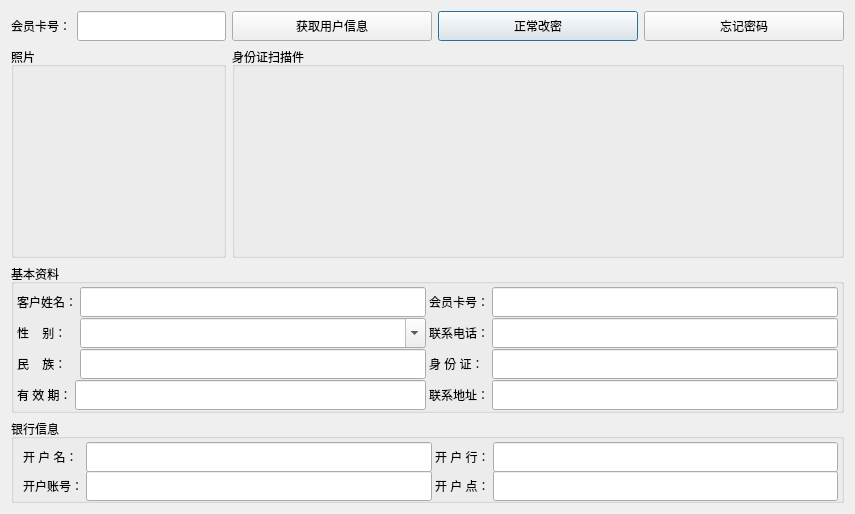
<?xml version="1.0" encoding="UTF-8"?>
<ui version="4.0">
 <class>Dialog</class>
 <widget class="QDialog" name="Dialog">
  <property name="geometry">
   <rect>
    <x>0</x>
    <y>0</y>
    <width>847</width>
    <height>514</height>
   </rect>
  </property>
  <property name="minimumSize">
   <size>
    <width>0</width>
    <height>0</height>
   </size>
  </property>
  <property name="maximumSize">
   <size>
    <width>16777215</width>
    <height>16777215</height>
   </size>
  </property>
  <property name="windowTitle">
   <string>金荣卡密码修改</string>
  </property>
  <layout class="QGridLayout" name="gridLayout">
   <item row="1" column="0" colspan="2">
    <widget class="QGroupBox" name="groupBox_3">
     <property name="title">
      <string>照片</string>
     </property>
     <layout class="QGridLayout" name="gridLayout_4">
      <item row="0" column="0">
       <widget class="QWidget" name="widget" native="true">
        <property name="minimumSize">
         <size>
          <width>191</width>
          <height>170</height>
         </size>
        </property>
       </widget>
      </item>
     </layout>
    </widget>
   </item>
   <item row="0" column="3">
    <widget class="QPushButton" name="pushButton">
     <property name="minimumSize">
      <size>
       <width>200</width>
       <height>30</height>
      </size>
     </property>
     <property name="text">
      <string>正常改密</string>
     </property>
    </widget>
   </item>
   <item row="0" column="4">
    <widget class="QPushButton" name="pushButton_2">
     <property name="minimumSize">
      <size>
       <width>200</width>
       <height>30</height>
      </size>
     </property>
     <property name="text">
      <string>忘记密码</string>
     </property>
    </widget>
   </item>
   <item row="0" column="2">
    <widget class="QPushButton" name="pushButton_3">
     <property name="minimumSize">
      <size>
       <width>200</width>
       <height>30</height>
      </size>
     </property>
     <property name="text">
      <string>获取用户信息</string>
     </property>
    </widget>
   </item>
   <item row="2" column="0" colspan="5">
    <widget class="QGroupBox" name="groupBox">
     <property name="minimumSize">
      <size>
       <width>0</width>
       <height>30</height>
      </size>
     </property>
     <property name="title">
      <string>基本资料</string>
     </property>
     <layout class="QGridLayout" name="gridLayout_3">
      <property name="margin">
       <number>3</number>
      </property>
      <property name="spacing">
       <number>3</number>
      </property>
      <item row="0" column="0" colspan="2">
       <widget class="QLabel" name="label_2">
        <property name="minimumSize">
         <size>
          <width>0</width>
          <height>30</height>
         </size>
        </property>
        <property name="text">
         <string>客户姓名：</string>
        </property>
       </widget>
      </item>
      <item row="0" column="2">
       <widget class="QLineEdit" name="membername">
        <property name="enabled">
         <bool>true</bool>
        </property>
        <property name="minimumSize">
         <size>
          <width>0</width>
          <height>30</height>
         </size>
        </property>
        <property name="readOnly">
         <bool>true</bool>
        </property>
       </widget>
      </item>
      <item row="0" column="3">
       <widget class="QLabel" name="label_14">
        <property name="minimumSize">
         <size>
          <width>0</width>
          <height>30</height>
         </size>
        </property>
        <property name="text">
         <string>会员卡号：</string>
        </property>
       </widget>
      </item>
      <item row="0" column="4">
       <widget class="QLineEdit" name="cardid">
        <property name="enabled">
         <bool>true</bool>
        </property>
        <property name="minimumSize">
         <size>
          <width>0</width>
          <height>30</height>
         </size>
        </property>
        <property name="readOnly">
         <bool>true</bool>
        </property>
       </widget>
      </item>
      <item row="1" column="0">
       <widget class="QLabel" name="label_3">
        <property name="minimumSize">
         <size>
          <width>0</width>
          <height>30</height>
         </size>
        </property>
        <property name="text">
         <string>性    别：</string>
        </property>
       </widget>
      </item>
      <item row="1" column="2">
       <widget class="QComboBox" name="sex">
        <property name="enabled">
         <bool>true</bool>
        </property>
        <property name="minimumSize">
         <size>
          <width>0</width>
          <height>30</height>
         </size>
        </property>
        <property name="editable">
         <bool>true</bool>
        </property>
        <property name="currentIndex">
         <number>2</number>
        </property>
        <property name="duplicatesEnabled">
         <bool>false</bool>
        </property>
        <item>
         <property name="text">
          <string>女</string>
         </property>
        </item>
        <item>
         <property name="text">
          <string>男</string>
         </property>
        </item>
        <item>
         <property name="text">
          <string/>
         </property>
        </item>
       </widget>
      </item>
      <item row="1" column="3">
       <widget class="QLabel" name="label_5">
        <property name="minimumSize">
         <size>
          <width>0</width>
          <height>30</height>
         </size>
        </property>
        <property name="text">
         <string>联系电话：</string>
        </property>
       </widget>
      </item>
      <item row="1" column="4">
       <widget class="QLineEdit" name="tel">
        <property name="enabled">
         <bool>true</bool>
        </property>
        <property name="minimumSize">
         <size>
          <width>0</width>
          <height>30</height>
         </size>
        </property>
        <property name="readOnly">
         <bool>true</bool>
        </property>
       </widget>
      </item>
      <item row="2" column="0">
       <widget class="QLabel" name="label_6">
        <property name="minimumSize">
         <size>
          <width>0</width>
          <height>30</height>
         </size>
        </property>
        <property name="text">
         <string>民    族：</string>
        </property>
       </widget>
      </item>
      <item row="2" column="2">
       <widget class="QLineEdit" name="nation">
        <property name="enabled">
         <bool>true</bool>
        </property>
        <property name="minimumSize">
         <size>
          <width>0</width>
          <height>30</height>
         </size>
        </property>
        <property name="readOnly">
         <bool>true</bool>
        </property>
       </widget>
      </item>
      <item row="2" column="3">
       <widget class="QLabel" name="label_7">
        <property name="minimumSize">
         <size>
          <width>0</width>
          <height>30</height>
         </size>
        </property>
        <property name="text">
         <string>身 份 证：</string>
        </property>
       </widget>
      </item>
      <item row="2" column="4">
       <widget class="QLineEdit" name="idcard">
        <property name="enabled">
         <bool>true</bool>
        </property>
        <property name="minimumSize">
         <size>
          <width>0</width>
          <height>30</height>
         </size>
        </property>
        <property name="readOnly">
         <bool>true</bool>
        </property>
       </widget>
      </item>
      <item row="3" column="0">
       <widget class="QLabel" name="label_9">
        <property name="minimumSize">
         <size>
          <width>0</width>
          <height>30</height>
         </size>
        </property>
        <property name="text">
         <string>有 效 期：</string>
        </property>
       </widget>
      </item>
      <item row="3" column="1" colspan="2">
       <widget class="QLineEdit" name="carddate">
        <property name="enabled">
         <bool>true</bool>
        </property>
        <property name="minimumSize">
         <size>
          <width>0</width>
          <height>30</height>
         </size>
        </property>
        <property name="readOnly">
         <bool>true</bool>
        </property>
       </widget>
      </item>
      <item row="3" column="3">
       <widget class="QLabel" name="label_8">
        <property name="minimumSize">
         <size>
          <width>0</width>
          <height>30</height>
         </size>
        </property>
        <property name="text">
         <string>联系地址：</string>
        </property>
       </widget>
      </item>
      <item row="3" column="4">
       <widget class="QLineEdit" name="adder">
        <property name="enabled">
         <bool>true</bool>
        </property>
        <property name="minimumSize">
         <size>
          <width>0</width>
          <height>30</height>
         </size>
        </property>
        <property name="readOnly">
         <bool>true</bool>
        </property>
       </widget>
      </item>
     </layout>
    </widget>
   </item>
   <item row="3" column="0" colspan="5">
    <widget class="QGroupBox" name="groupBox_2">
     <property name="minimumSize">
      <size>
       <width>0</width>
       <height>30</height>
      </size>
     </property>
     <property name="title">
      <string>银行信息</string>
     </property>
     <layout class="QGridLayout" name="gridLayout_2">
      <property name="topMargin">
       <number>3</number>
      </property>
      <property name="rightMargin">
       <number>3</number>
      </property>
      <property name="bottomMargin">
       <number>3</number>
      </property>
      <property name="spacing">
       <number>3</number>
      </property>
      <item row="0" column="0">
       <widget class="QLabel" name="label_10">
        <property name="minimumSize">
         <size>
          <width>0</width>
          <height>30</height>
         </size>
        </property>
        <property name="text">
         <string>开 户 名：</string>
        </property>
       </widget>
      </item>
      <item row="0" column="1">
       <widget class="QLineEdit" name="bankusername">
        <property name="enabled">
         <bool>true</bool>
        </property>
        <property name="minimumSize">
         <size>
          <width>0</width>
          <height>30</height>
         </size>
        </property>
        <property name="readOnly">
         <bool>true</bool>
        </property>
       </widget>
      </item>
      <item row="0" column="2">
       <widget class="QLabel" name="label_11">
        <property name="minimumSize">
         <size>
          <width>0</width>
          <height>30</height>
         </size>
        </property>
        <property name="text">
         <string>开 户 行：</string>
        </property>
       </widget>
      </item>
      <item row="0" column="3">
       <widget class="QLineEdit" name="bankname">
        <property name="enabled">
         <bool>true</bool>
        </property>
        <property name="minimumSize">
         <size>
          <width>0</width>
          <height>30</height>
         </size>
        </property>
        <property name="readOnly">
         <bool>true</bool>
        </property>
       </widget>
      </item>
      <item row="1" column="0">
       <widget class="QLabel" name="label_12">
        <property name="minimumSize">
         <size>
          <width>0</width>
          <height>30</height>
         </size>
        </property>
        <property name="text">
         <string>开户账号：</string>
        </property>
       </widget>
      </item>
      <item row="1" column="1">
       <widget class="QLineEdit" name="bankcard">
        <property name="enabled">
         <bool>true</bool>
        </property>
        <property name="minimumSize">
         <size>
          <width>0</width>
          <height>30</height>
         </size>
        </property>
        <property name="readOnly">
         <bool>true</bool>
        </property>
       </widget>
      </item>
      <item row="1" column="2">
       <widget class="QLabel" name="label_13">
        <property name="minimumSize">
         <size>
          <width>0</width>
          <height>30</height>
         </size>
        </property>
        <property name="text">
         <string>开 户 点：</string>
        </property>
       </widget>
      </item>
      <item row="1" column="3">
       <widget class="QLineEdit" name="bankadder">
        <property name="enabled">
         <bool>true</bool>
        </property>
        <property name="minimumSize">
         <size>
          <width>0</width>
          <height>30</height>
         </size>
        </property>
        <property name="readOnly">
         <bool>true</bool>
        </property>
       </widget>
      </item>
     </layout>
    </widget>
   </item>
   <item row="0" column="1">
    <widget class="QLineEdit" name="inputcardid">
     <property name="minimumSize">
      <size>
       <width>0</width>
       <height>30</height>
      </size>
     </property>
    </widget>
   </item>
   <item row="0" column="0">
    <widget class="QLabel" name="label">
     <property name="minimumSize">
      <size>
       <width>0</width>
       <height>30</height>
      </size>
     </property>
     <property name="text">
      <string>会员卡号：</string>
     </property>
    </widget>
   </item>
   <item row="1" column="2" colspan="3">
    <widget class="QGroupBox" name="groupBox_4">
     <property name="title">
      <string>身份证扫描件</string>
     </property>
    </widget>
   </item>
  </layout>
 </widget>
 <tabstops>
  <tabstop>inputcardid</tabstop>
  <tabstop>pushButton</tabstop>
  <tabstop>pushButton_2</tabstop>
  <tabstop>membername</tabstop>
  <tabstop>cardid</tabstop>
  <tabstop>sex</tabstop>
  <tabstop>tel</tabstop>
  <tabstop>nation</tabstop>
  <tabstop>idcard</tabstop>
  <tabstop>carddate</tabstop>
  <tabstop>adder</tabstop>
  <tabstop>bankusername</tabstop>
  <tabstop>bankname</tabstop>
  <tabstop>bankcard</tabstop>
  <tabstop>bankadder</tabstop>
  <tabstop>pushButton_3</tabstop>
 </tabstops>
 <resources/>
 <connections/>
</ui>
